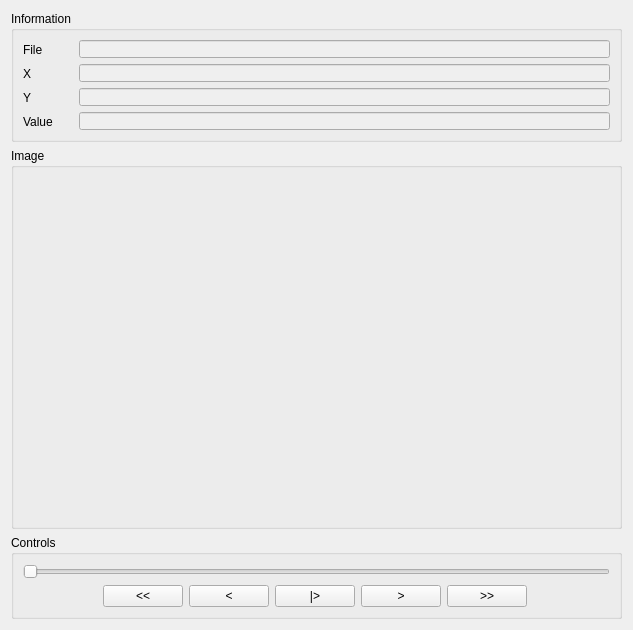
<?xml version="1.0" encoding="UTF-8"?>
<ui version="4.0">
 <class>Form</class>
 <widget class="QWidget" name="Form">
  <property name="geometry">
   <rect>
    <x>0</x>
    <y>0</y>
    <width>629</width>
    <height>626</height>
   </rect>
  </property>
  <property name="windowTitle">
   <string>Animate</string>
  </property>
  <layout class="QGridLayout" name="gridLayout_4">
   <item row="0" column="0">
    <widget class="QGroupBox" name="groupBox">
     <property name="minimumSize">
      <size>
       <width>611</width>
       <height>131</height>
      </size>
     </property>
     <property name="maximumSize">
      <size>
       <width>16777215</width>
       <height>131</height>
      </size>
     </property>
     <property name="title">
      <string>Information</string>
     </property>
     <layout class="QGridLayout" name="gridLayout_2">
      <item row="0" column="0">
       <widget class="QLabel" name="label">
        <property name="minimumSize">
         <size>
          <width>50</width>
          <height>20</height>
         </size>
        </property>
        <property name="maximumSize">
         <size>
          <width>50</width>
          <height>20</height>
         </size>
        </property>
        <property name="text">
         <string>File</string>
        </property>
       </widget>
      </item>
      <item row="0" column="1">
       <widget class="QLineEdit" name="animate_file_name">
        <property name="enabled">
         <bool>false</bool>
        </property>
       </widget>
      </item>
      <item row="1" column="0">
       <widget class="QLabel" name="label_2">
        <property name="minimumSize">
         <size>
          <width>50</width>
          <height>20</height>
         </size>
        </property>
        <property name="maximumSize">
         <size>
          <width>50</width>
          <height>20</height>
         </size>
        </property>
        <property name="text">
         <string>X</string>
        </property>
       </widget>
      </item>
      <item row="1" column="1">
       <widget class="QLineEdit" name="animate_x">
        <property name="enabled">
         <bool>false</bool>
        </property>
       </widget>
      </item>
      <item row="2" column="0">
       <widget class="QLabel" name="label_3">
        <property name="minimumSize">
         <size>
          <width>50</width>
          <height>20</height>
         </size>
        </property>
        <property name="maximumSize">
         <size>
          <width>50</width>
          <height>20</height>
         </size>
        </property>
        <property name="text">
         <string>Y</string>
        </property>
       </widget>
      </item>
      <item row="2" column="1">
       <widget class="QLineEdit" name="animate_y">
        <property name="enabled">
         <bool>false</bool>
        </property>
       </widget>
      </item>
      <item row="3" column="0">
       <widget class="QLabel" name="label_4">
        <property name="minimumSize">
         <size>
          <width>50</width>
          <height>20</height>
         </size>
        </property>
        <property name="maximumSize">
         <size>
          <width>50</width>
          <height>20</height>
         </size>
        </property>
        <property name="text">
         <string>Value</string>
        </property>
       </widget>
      </item>
      <item row="3" column="1">
       <widget class="QLineEdit" name="animate_value">
        <property name="enabled">
         <bool>false</bool>
        </property>
       </widget>
      </item>
     </layout>
    </widget>
   </item>
   <item row="1" column="0">
    <widget class="QGroupBox" name="groupBox_2">
     <property name="minimumSize">
      <size>
       <width>571</width>
       <height>381</height>
      </size>
     </property>
     <property name="title">
      <string>Image</string>
     </property>
     <layout class="QGridLayout" name="gridLayout">
      <item row="0" column="0" colspan="2">
       <widget class="gingaWidget" name="animate_display" native="true"/>
      </item>
     </layout>
    </widget>
   </item>
   <item row="2" column="0">
    <widget class="QGroupBox" name="groupBox_3">
     <property name="minimumSize">
      <size>
       <width>611</width>
       <height>84</height>
      </size>
     </property>
     <property name="maximumSize">
      <size>
       <width>16777215</width>
       <height>84</height>
      </size>
     </property>
     <property name="title">
      <string>Controls</string>
     </property>
     <layout class="QGridLayout" name="gridLayout_3">
      <item row="0" column="0" colspan="7">
       <widget class="QSlider" name="animate_tim_line">
        <property name="pageStep">
         <number>1</number>
        </property>
        <property name="orientation">
         <enum>Qt::Horizontal</enum>
        </property>
       </widget>
      </item>
      <item row="1" column="0">
       <spacer name="horizontalSpacer_2">
        <property name="orientation">
         <enum>Qt::Horizontal</enum>
        </property>
        <property name="sizeHint" stdset="0">
         <size>
          <width>86</width>
          <height>20</height>
         </size>
        </property>
       </spacer>
      </item>
      <item row="1" column="1">
       <widget class="QPushButton" name="animate_goFirst">
        <property name="text">
         <string>&lt;&lt;</string>
        </property>
       </widget>
      </item>
      <item row="1" column="2">
       <widget class="QPushButton" name="animate_goPrevious">
        <property name="text">
         <string>&lt;</string>
        </property>
       </widget>
      </item>
      <item row="1" column="3">
       <widget class="QPushButton" name="animate_playPause">
        <property name="text">
         <string>|&gt;</string>
        </property>
       </widget>
      </item>
      <item row="1" column="4">
       <widget class="QPushButton" name="animate_goNext">
        <property name="text">
         <string>&gt;</string>
        </property>
       </widget>
      </item>
      <item row="1" column="5">
       <widget class="QPushButton" name="animate_goLast">
        <property name="text">
         <string>&gt;&gt;</string>
        </property>
       </widget>
      </item>
      <item row="1" column="6">
       <spacer name="horizontalSpacer">
        <property name="orientation">
         <enum>Qt::Horizontal</enum>
        </property>
        <property name="sizeHint" stdset="0">
         <size>
          <width>88</width>
          <height>20</height>
         </size>
        </property>
       </spacer>
      </item>
     </layout>
    </widget>
   </item>
  </layout>
 </widget>
 <customwidgets>
  <customwidget>
   <class>gingaWidget</class>
   <extends>QWidget</extends>
   <header>gingawidgetFile</header>
   <container>1</container>
  </customwidget>
 </customwidgets>
 <resources/>
 <connections/>
</ui>
